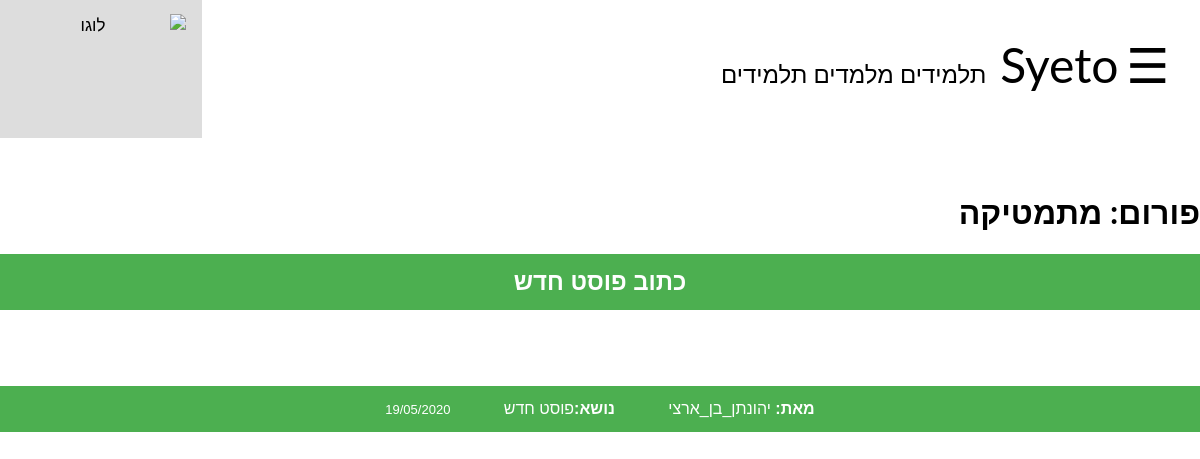
/forum/מתמטיקה (signed in), run on the app's committed database.
### tables this page shows
CREATE TABLE "forum_posts" (
	"post_ID"	TEXT,
	"narrator"	TEXT,
	"topic"	TEXT,
	"content"	TEXT,
	"date"	TEXT,
	"comments_IDs"	TEXT
);

### Application.py (the view)
@app.route('/forum/<forum_name>')
def specific_forum(forum_name):
    if not DataBaseFunctions.forum_exists(forum_name):
        return redirect('/forum_homepage')
    return render_template('specific_forum.html', forum_name=forum_name, posts=DataBaseFunctions.get_forum_posts(forum_name))

### Application.py (called while the page is built)
def connected():
    return 'user' in session

@app.before_request
def update_lessons_offers():
    if 'user' in session:
        DataBaseFunctions.update_lessons_offers_that_have_passed(session['user'])
        DataBaseFunctions.update_lessons_offers_that_are_no_longer_relevant(session['user'])

@app.before_request
def update_last_login():
    if 'user' in session:
        DataBaseFunctions.update_last_login(session['user'])

@app.before_request
def update_lessons_requests_quantity():
    if 'user' in session:
        session['new_lessons_offers'] = DataBaseFunctions.number_of_lessons_requests(session['user'])
        session['new_messages'] = DataBaseFunctions.number_of_new_messages(session['user'])
        session['new_friend_requests'] = DataBaseFunctions.number_of_friend_requests(session['user'])
        session['lessons'] = DataBaseFunctions.number_of_lessons(session['user'])

@app.before_request
def delete_hp_note_if_nessaccery():
    if connected():
        current_url = request.url_rule
        print("Current", type(current_url))
        DataBaseFunctions.delete_hp_note_if_nessaccery(username=session['user'], current_url=current_url)

### DataBaseFunctions.py (called while the page is built)
    @staticmethod # מחזיר מחרוזת המכילה את התאריך הנוכחי
    def get_date():
        import datetime
        date = str(datetime.datetime.now()).split(' ')[0]
        date = date.split('-')
        date.reverse()
        date = '/'.join(date)
        return date

    @staticmethod # מחזירה מחרוזת המכילה את השעה הנוכחית
    def get_time():
        import datetime
        date = str(datetime.datetime.now()).split(' ')[1]
        date=date.split(':')
        return (date[0]+':'+date[1])

    @staticmethod # מחזירה אמת אם המשתמש מנהל מערכת
    def is_admin(username):
        conn = sqlite3.connect('database.db', timeout=2)
        admin = conn.execute("select is_admin from users where username=?", (username,))
        for row in admin:
            admin = row[0]
        if admin == "yes":
            return True
        return False

    @staticmethod # #returns a list of Post objects by a list of posts IDs
    def get_all_posts_list(posts_IDs):
        posts = []
        for id in posts_IDs:
            posts.append(DataBaseFunctions.get_post_object(id))
        posts.reverse()
        return posts

    @staticmethod # מחזירה האם הפורום ששמו התקבל כפרמטר קיים
    def forum_exists(forum_name):
        return forum_name in DataBaseFunctions.get_forum_names()

### templates/specific_forum.html (shortened to what this page needs)
{% extends "registeredLayout.html" %}
{% block body %}
<h1>פורום: {{forum_name}}</h1>
<button class="block" onclick="location.href='/forum/{{forum_name}}/create_post'"><font size="5"><b>כתוב פוסט חדש</b></font></button><br>
<br><br><br>
{% for post in posts %}
    <button class="block" onclick="location.href='/post/{{post.post_ID}}'">
        <b>מאת:</b> {{post.narrator}}
        <b>נושא:</b>{{post.topic}}
        <font size="2">{{post.date}}</font>
    </button>
<br>
{% endfor %}
{% endblock %}

### templates/specific_forum.html (style rules this page uses)
.block { display: block; width: 100%; border: none; background-color: #4CAF50; color: white; padding: 14px 28px; font-size: 16px; cursor: pointer; text-align: center; }

### templates/generalLayout.html (style rules this page uses)
body { margin: 0; font-family: Arial, Helvetica, sans-serif; }
body { font-family: "Lato", sans-serif; }
body { padding: 0px; }

### data on the page
forum_posts: narrator "יהונתן_בן_ארצי", topic "פוסט חדש", date "19/05/2020"

### other printed values
{{ forum_name }} "מתמטיקה"
